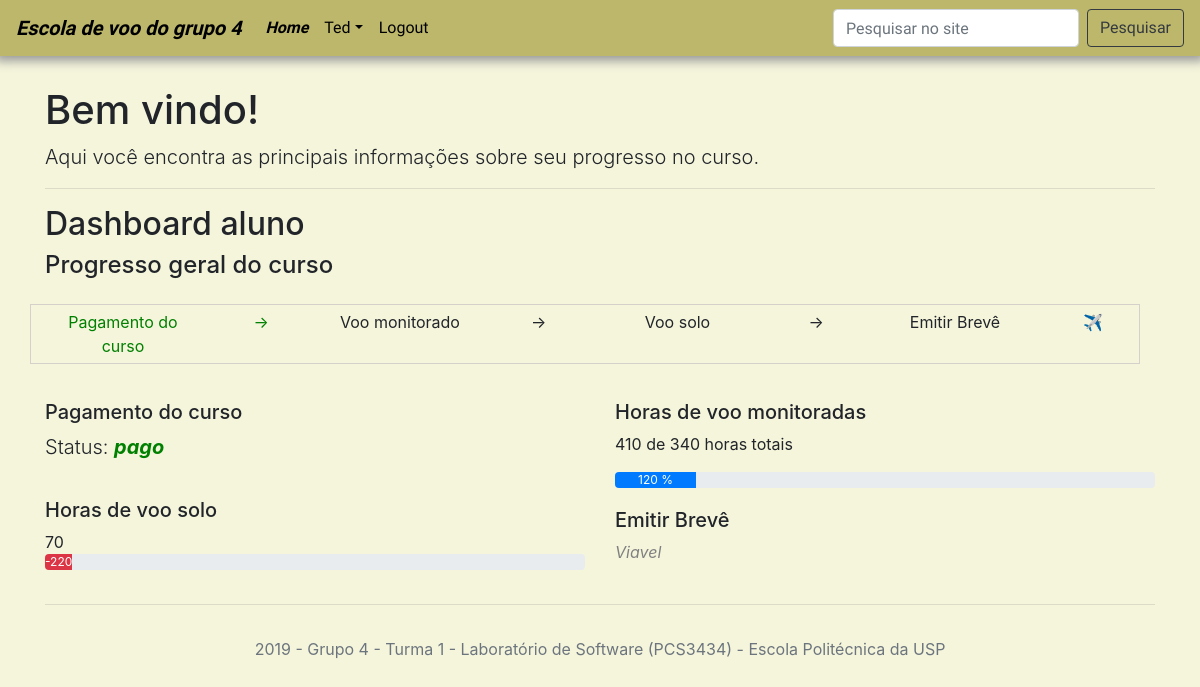
The app's page / (signed in) with its own data.
### LabSoft_Grupo_04/project/models/aluno.py (models this page shows, shortened)
class Aluno(Usuario, UserMixin):
    __tablename__ = 'aluno'
    usuario_id = db.Column(db.Integer, primary_key=True)
    voos = db.relationship('Voo', backref='aluno', lazy=True)
    horas_de_voo = db.Column(db.Integer, nullable = False, default = 0)

### LabSoft_Grupo_04/project/routes/index.py (the view)
@app.route('/')
def home():
	return render_template("index.html")

### LabSoft_Grupo_04/project/routes/login.py (called while the page is built)
@login_manager.user_loader
def load_user(user_id):
    if Aluno.query.filter_by(email = user_id).first():
      return Aluno.query.filter_by(email = user_id).first()
    elif Instrutor.query.filter_by(email = user_id).first():
      return Instrutor.query.filter_by(email = user_id).first()
    elif Admin.query.filter_by(email = user_id).first():
      return Admin.query.filter_by(email = user_id).first()

### LabSoft_Grupo_04/project/templates/index.html (shortened to what this page needs)
{% extends "layout.html" %}
{% block custom_css %}
  <link rel="stylesheet" type="text/css" href="{{ url_for('static', filename='grid.css') }}">
{% endblock %}
{% block content %}
  <div class="container">
    <h1>Bem vindo!</h1>
    <p class="lead">Aqui você encontra as principais informações sobre seu progresso no curso.</p>
    <hr />
    {% if current_user.is_authenticated %}
      {% if current_user.usuario_id %}
            <h2>Dashboard aluno</h2>
            <div class="row mb-3">
              <div class="col-sm-12 pb-3">
                <h4>Progresso geral do curso</h4>
              </div>
              <div class="row col-sm-12">
                <div id="payment" class="col-md-2 themed-grid-col border-left-grid past-active">Pagamento do curso</div>
                <div id="seta1" class="col-md-1 themed-grid-col past-active">&rarr;</div>
                <div id="voo_monitorado" class="col-md-2 themed-grid-col">Voo monitorado</div>
                <div id="seta2" class="col-md-1 themed-grid-col">&rarr;</div>
                <div id="voo_solo" class="col-md-2 themed-grid-col">Voo solo</div>
                <div id="seta3" class="col-md-1 themed-grid-col">&rarr;</div>
                <div id="emitir_breve" class="col-md-2 themed-grid-col">Emitir Brevê</div>
                <div class="col-md-1 themed-grid-col border-right-grid">&#9992;</div>
              </div>
            </div>
            <div class="row mb-3">
              <div class="col-6">
                <div class="row mb-10">
                  <div class="col-12 space">
                    {% if current_user.is_authenticated and current_user.usuario_id %}
                    <h5>Pagamento do curso</h5>
                    <p class="lead">Status: <span class="active">pago</span></p>
                  </div>
                  <div class="col-12 space">
                    <h5>Horas de voo solo</h5>
                    {% if current_user.horas_de_voo < 30*340 %}
                    <div>0</div>
                    <div class="progress">
                      <div class="progress-bar bg-danger" role="progressbar" style="width: 5%" aria-valuenow="0" aria-valuemin="5" aria-valuemax="100">0%</div>
                      {% else %}
                      <div>{{current_user.horas_de_voo//60 - 340}}</div>
                      <div class="progress">
                      <div class="progress-bar bg-danger" role="progressbar" style="width: 5%" aria-valuenow="0" aria-valuemin="5" aria-valuemax="100">{{current_user.horas_de_voo*100//60//340 - 340}}</div>
                      {% endif %}
                    </div>
                  </div>
                </div>
              </div>
      <div class="col-6 ">
        <div class="row mb-2">
          <div class="col-12 space">
            <h5>Horas de voo monitoradas</h5>
            <div><p>{{current_user.horas_de_voo//60}} de 340 horas totais</p> </div>
            <div class="progress">
              <div class="progress-bar" role="progressbar" style="width: 15%" aria-valuenow="15" aria-valuemin="0" aria-valuemax="100">{{current_user.horas_de_voo*100//60//340}} %</div>
            </div>
          </div>
                  <div class="col-12 space">
                    <h5>Emitir Brevê</h5>
                    {% if current_user.horas_de_voo > 60*340 %}
                    <p class="fade-out">Viavel</p>
                    {% else %}
                    <p class="fade-out">Inviavel</p>
                    {% endif %}
                  </div>
                </div>
              </div>
            </div>
  {% endif %}
            <hr />
      {% endif %}
  </div>
{% endif %}
{% endblock %}

### LabSoft_Grupo_04/project/templates/layout.html (shortened to what this page needs)
<!DOCTYPE html>
<html lang="pt-BR">
<head>
  <link rel="stylesheet" href="https://stackpath.bootstrapcdn.com/bootstrap/4.3.1/css/bootstrap.min.css">
  <link rel="stylesheet" type="text/css" href="{{ url_for('static', filename='styles.css') }}">
  {% block custom_css %}{% endblock %}
</head>
<body onbeforeunload="return choosePage()">
  <nav id="topo-da-pagina" class="navbar navbar-expand-md" style="box-shadow:0px 0px 10px 5px #999;">
    <a id="title_page" class="navbar-brand" href="{{ url_for('home') }}" style="color: black; font-weight: bold; font-style: italic;">Escola de voo do grupo 4</a>
    <div id="content-title" class="collapse navbar-collapse" id="navbarsExample04">
      <ul class="navbar-nav mr-auto">
        <li class="nav-item active">
          <a class="nav-link" href="{{ url_for('home') }}" style="color: black;">Home <span class="sr-only">(current)</span></a>
        </li>
        {% if current_user.is_authenticated %}
          {% if current_user.usuario_id %}
            <li class="nav-item dropdown">
              <a class="nav-link dropdown-toggle" href="#" id="Voos" data-toggle="dropdown" aria-haspopup="true" aria-expanded="false" style="color: black;">{{ current_user.nome }}</a>
            </li>
        {% endif %}
        {% endif %}
        {% if current_user.is_authenticated %}
         <a class="nav-item nav-link" href="{{ url_for('logout') }}" style="color: black;">Logout</a>
        {% else %}
         <a class="nav-item nav-link" href="{{ url_for('login') }}" style="color: black;">Login</a>
        {% endif %}
      </ul>
      <form class="form-inline my-2 my-md-0">
        <input class="form-control mr-sm-2" type="text" placeholder="Pesquisar no site">
        <button class="btn btn-outline-dark my-2 my-sm-0" type="submit">Pesquisar</button>
      </form>
    </div>
  </nav>
    {% block content %}{% endblock %}
    <footer class="footer mt-auto py-3">
      <div class="container">
        <p class="text-muted text-center">2019 - Grupo 4 - Turma 1 - Laboratório de Software (PCS3434) - Escola Politécnica da USP</p>
      </div>
    </footer>
</body>
</html>

### LabSoft_Grupo_04/project/static/styles.css (style rules this page uses)
body { background-color: beige; }
#topo-da-pagina { background-color: darkkhaki; }
#title_page { font-family: 'Stylish', sans-serif; }
#content-title { font-family: 'Stylish', sans-serif; color: black !important; }

### LabSoft_Grupo_04/project/static/grid.css (style rules this page uses)
.themed-grid-col { padding-top: 5px; padding-bottom: 5px; border-top: 1px solid rgba(86, 61, 124, .2); border-bottom: 1px solid rgba(86, 61, 124, .2); text-align: center; }
.border-left-grid { border-left: 1px solid rgba(86, 61, 124, .2); }
.border-right-grid { border-right: 1px solid rgba(86, 61, 124, .2); }
.past-active { font-weight: normal; color: green; }
.active { font-weight: bold; font-style: italic; color: green; }
.space { padding-top: 20px; }
.fade-out { font-style: italic; color: gray; }

### records on screen
Aluno: nome "Ted", current_user.horas_de_voo//60-340 "70", current_user.horas_de_voo*100//60//340-340 "-220", horas_de_voo "410", current_user.horas_de_voo*100//60//340 "120"
